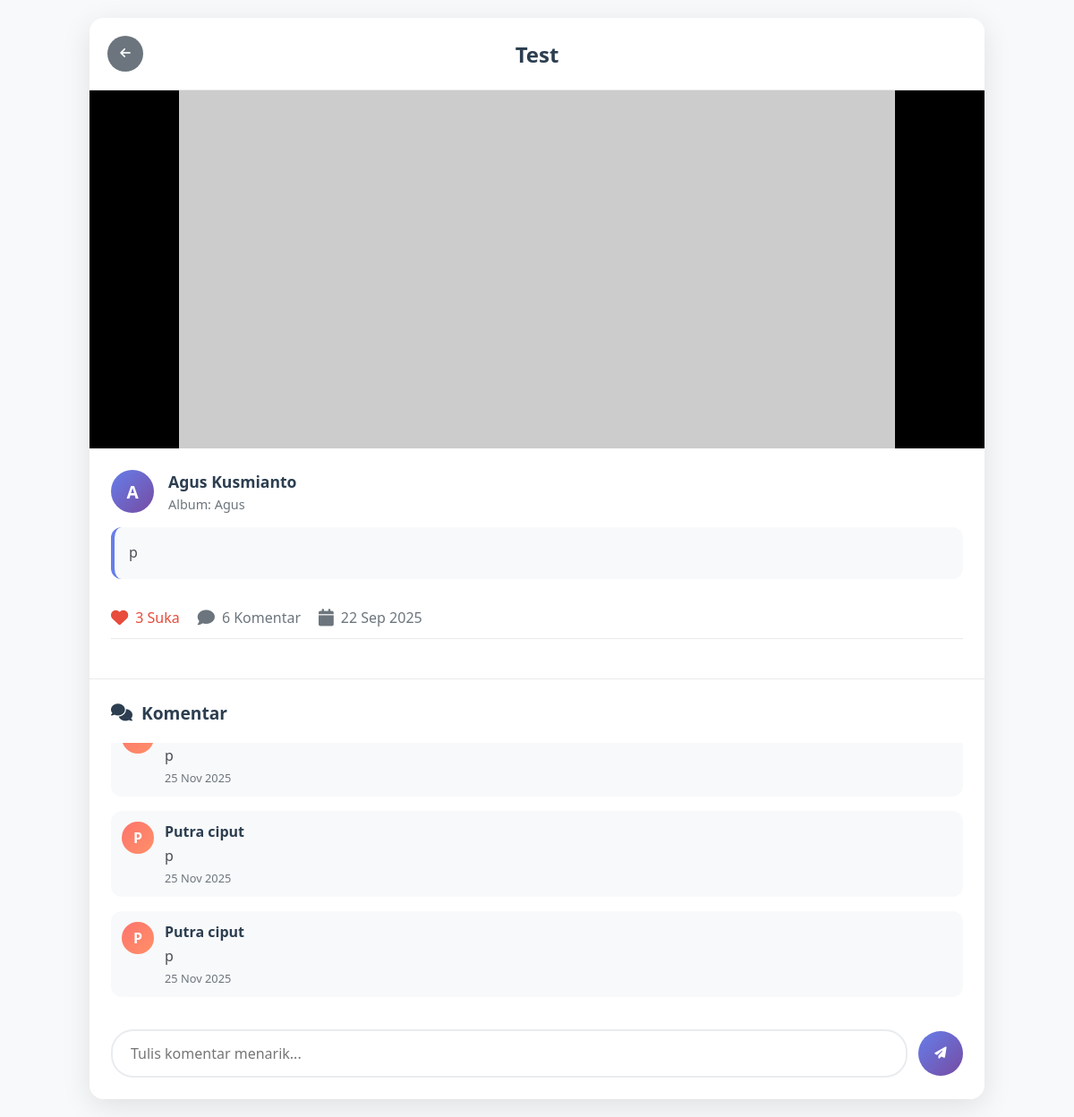
/frontend/sections/detaileFoto.php?id=13 (signed in), run on the app's committed database.
### tables this page shows
CREATE TABLE `gallery_foto` (
  `FotoID` int NOT NULL,
  `JudulFoto` varchar(255) DEFAULT NULL,
  `DeskripsiFoto` text,
  `TanggalUnggah` date DEFAULT (curdate()),
  `LokasiFile` varchar(255) NOT NULL,
  `AlbumID` int DEFAULT NULL,
  `UserID` int DEFAULT NULL,
  `IsPrivate` tinyint(1) NOT NULL DEFAULT '0'
);

CREATE TABLE `gallery_user` (
  `UserID` int NOT NULL,
  `Username` varchar(255) NOT NULL,
  `Password` varchar(255) NOT NULL,
  `Email` varchar(255) NOT NULL,
  `NamaLengkap` varchar(255) DEFAULT NULL,
  `Alamat` text
);

CREATE TABLE `gallery_album` (
  `AlbumID` int NOT NULL,
  `NamaAlbum` varchar(255) NOT NULL,
  `Deskripsi` text,
  `TanggalDibuat` date DEFAULT (curdate()),
  `UserID` int DEFAULT NULL
);

### frontend/sections/detaileFoto.php (the view, shortened to what this page needs)
<?php
include '../../config/connection.php';
$fotoId = intval($_GET['id']);
$qFoto = "SELECT
    t1.FotoID,
    t1.JudulFoto,
    t1.DeskripsiFoto,
    t1.LokasiFile,
    t1.TanggalUnggah,
    t2.NamaAlbum,
    t3.Username,
    t3.NamaLengkap
FROM gallery_foto AS t1
LEFT JOIN gallery_album AS t2 ON t1.AlbumID = t2.AlbumID
LEFT JOIN gallery_user AS t3 ON t1.UserID = t3.UserID
WHERE t1.FotoID = $fotoId";
$result = mysqli_query($connect, $qFoto);
$foto = mysqli_fetch_assoc($result);
$qKomentar = "SELECT
    t1.IsiKomentar,
    t1.TanggalKomentar,
    t2.Username,
    t2.NamaLengkap
FROM gallery_komentarfoto AS t1
LEFT JOIN gallery_user AS t2 ON t1.UserID = t2.UserID
WHERE t1.FotoID = $fotoId
ORDER BY t1.TanggalKomentar DESC";
$komentarResult = mysqli_query($connect, $qKomentar);
$qLikeCount = "SELECT COUNT(*) as total_like FROM gallery_likefoto WHERE FotoID = $fotoId";
$likeCountResult = mysqli_query($connect, $qLikeCount);
$likeCountData = mysqli_fetch_assoc($likeCountResult);
$total_like = $likeCountData['total_like'];
$lokasi_file = '../../storages/foto/' . $foto['LokasiFile'];
$nama_album = $foto['NamaAlbum'] ?? 'Tanpa Album';
$user_initials = strtoupper(substr($foto['NamaLengkap'] ?? $foto['Username'], 0, 1));
?>
<!DOCTYPE html>
<html lang="id">
<head>
    <link rel="stylesheet" href="https://cdnjs.cloudflare.com/ajax/libs/font-awesome/6.4.0/css/all.min.css">
</head>
<body>
    <div class="container">
        <div class="header">
            <button class="back-btn" onclick="goBack()">
                <i class="fas fa-arrow-left"></i>
            </button>
            <h1 class="photo-title"><?= htmlspecialchars($foto['JudulFoto']) ?></h1>
        </div>
        <div class="content">
            <div class="photo-container">
                <img src="<?= $lokasi_file ?>" alt="<?= htmlspecialchars($foto['JudulFoto']) ?>"
                     onerror="this.src='https://via.placeholder.com/800x400?text=Gambar+Tidak+Ditemukan'">
            </div>
            <div class="details">
                <div class="user-info">
                    <div class="avatar"><?= $user_initials ?></div>
                    <div class="user-details">
                        <div class="username"><?= htmlspecialchars($foto['NamaLengkap'] ?? $foto['Username']) ?></div>
                        <div class="album-info">Album: <?= htmlspecialchars($nama_album) ?></div>
                    </div>
                </div>
                <?php if (!empty($foto['DeskripsiFoto'])): ?>
                <div class="description">
                    <p><?= $foto['DeskripsiFoto'] ?></p>
                </div>
                <?php endif; ?>
                <div class="stats">
                    <div class="stat-item like-count">
                        <i class="fas fa-heart"></i>
                        <span><?= $total_like ?> Suka</span>
                    </div>
                    <div class="stat-item">
                        <i class="fas fa-comment"></i>
                        <span><?= mysqli_num_rows($komentarResult) ?> Komentar</span>
                    </div>
                    <div class="stat-item">
                        <i class="fas fa-calendar"></i>
                        <span><?= date('d M Y', strtotime($foto['TanggalUnggah'])) ?></span>
                    </div>
                </div>
            </div>
        </div>
        <div class="comments-section">
            <div class="comments-header">
                <i class="fas fa-comments"></i>
                <span>Komentar</span>
            </div>
            <div class="comments-list">
                <?php if (mysqli_num_rows($komentarResult) > 0): ?>
                    <?php
                    mysqli_data_seek($komentarResult, 0);
                    while ($komentar = mysqli_fetch_assoc($komentarResult)):
                        $comment_initials = strtoupper(substr($komentar['NamaLengkap'] ?? $komentar['Username'], 0, 1));
                        $comment_time = date('d M Y', strtotime($komentar['TanggalKomentar']));
                    ?>
                        <div class="comment">
                            <div class="comment-avatar"><?= $comment_initials ?></div>
                            <div class="comment-content">
                                <div class="comment-author"><?= htmlspecialchars($komentar['NamaLengkap'] ?? $komentar['Username']) ?></div>
                                <div class="comment-text"><?= htmlspecialchars($komentar['IsiKomentar']) ?></div>
                                <div class="comment-time"><?= $comment_time ?></div>
                            </div>
                        </div>
                    <?php endwhile; ?>
                <?php else: ?>
                    <div class="no-comments">
                        <p>Belum ada komentar. Jadilah yang pertama berkomentar!</p>
                    </div>
                <?php endif; ?>
            </div>
            <?php if (isset($_SESSION['user_id'])): ?>
                <form class="comment-form" action="../action/komentar.php" method="POST">
                    <input type="text" class="comment-input" name="isi_komentar" placeholder="Tulis komentar menarik..." required>
                    <button type="submit" class="send-btn">
                        <i class="fas fa-paper-plane"></i>
                    </button>
                </form>
            <?php else: ?>
                <div class="login-prompt">
                    <p><a href="../user/login.php">Login</a> untuk menambahkan komentar</p>
                </div>
            <?php endif; ?>
        </div>
    </div>
</body>
</html>

### frontend/sections/detaileFoto.php (style rules this page uses)
* { margin: 0; padding: 0; box-sizing: border-box; font-family: 'Segoe UI', Tahoma, Geneva, Verdana, sans-serif; }
body { background-color: #f8f9fa; color: #2c3e50; min-height: 100vh; display: flex; justify-content: center; align-items: center; padding: 20px; }
.container { background: white; border-radius: 16px; box-shadow: 0 8px 32px rgba(0, 0, 0, 0.1); overflow: hidden; max-width: 1000px; width: 100%; display: flex; flex-direction: column; }
.header { padding: 20px; border-bottom: 1px solid #eaeaea; display: flex; align-items: center; justify-content: space-between; background: white; }
.back-btn { background: #6c757d; color: white; border: none; width: 40px; height: 40px; border-radius: 50%; display: flex; align-items: center; justify-content: center; cursor: pointer; transition: background 0.3s ease; }
.photo-title { font-weight: 600; font-size: 1.5rem; color: #2c3e50; }
.content { display: flex; flex-direction: column; }
.photo-container { width: 100%; height: 400px; overflow: hidden; position: relative; background: #000; }
.photo-container img { width: 100%; height: 100%; object-fit: contain; }
.details { padding: 24px; background: white; }
.user-info { display: flex; align-items: center; margin-bottom: 16px; }
.avatar { width: 48px; height: 48px; border-radius: 50%; background: linear-gradient(135deg, #667eea 0%, #764ba2 100%); color: white; display: flex; align-items: center; justify-content: center; font-weight: bold; font-size: 1.2rem; margin-right: 16px; }
.user-details { flex: 1; }
.username { font-weight: 600; font-size: 1.1rem; color: #2c3e50; }
.album-info { color: #6c757d; font-size: 0.9rem; margin-top: 4px; }
.description { background: #f8f9fa; padding: 16px; border-radius: 12px; margin-bottom: 20px; border-left: 4px solid #667eea; }
.description p { line-height: 1.6; color: #495057; }
.stats { display: flex; align-items: center; gap: 20px; margin-bottom: 20px; padding: 12px 0; border-bottom: 1px solid #eaeaea; }
.stat-item { display: flex; align-items: center; gap: 8px; color: #6c757d; font-weight: 500; }
.stat-item i { font-size: 1.2rem; }
.like-count { color: #e74c3c; }
.comments-section { background: white; padding: 24px; border-top: 1px solid #eaeaea; }
.comments-header { font-weight: 600; font-size: 1.2rem; margin-bottom: 20px; color: #2c3e50; display: flex; align-items: center; gap: 10px; }
.comments-list { max-height: 300px; overflow-y: auto; margin-bottom: 20px; display: flex; flex-direction: column-reverse; }
.comment { display: flex; gap: 12px; margin-bottom: 16px; padding: 12px; background: #f8f9fa; border-radius: 12px; transition: background 0.3s ease; }
.comment-avatar { width: 36px; height: 36px; border-radius: 50%; background: linear-gradient(135deg, #fd746c 0%, #ff9068 100%); color: white; display: flex; align-items: center; justify-content: center; font-weight: bold; flex-shrink: 0; }
.comment-content { flex: 1; }
.comment-author { font-weight: 600; color: #2c3e50; margin-bottom: 4px; }
.comment-text { color: #495057; line-height: 1.5; margin-bottom: 4px; }
.comment-time { font-size: 0.8rem; color: #6c757d; }
.comment-form { display: flex; gap: 12px; align-items: center; }
.comment-input { flex: 1; padding: 14px 20px; border: 2px solid #e9ecef; border-radius: 25px; outline: none; font-size: 1rem; transition: border-color 0.3s ease; }
.send-btn { background: linear-gradient(135deg, #667eea 0%, #764ba2 100%); color: white; border: none; width: 50px; height: 50px; border-radius: 50%; cursor: pointer; display: flex; align-items: center; justify-content: center; transition: transform 0.3s ease; }

### data on the page
gallery_foto: JudulFoto "Test", UserID.NamaLengkap "A", UserID.NamaLengkap "Agus Kusmianto", AlbumID.NamaAlbum "Agus", DeskripsiFoto "p", TanggalUnggah "22 Sep 2025"

### other printed values
$total_like "3"
mysqli_num_rows($komentarResult) "6"
$comment_initials "P"
$komentar['NamaLengkap'] "Putra ciput"
$komentar['IsiKomentar'] "p"
$comment_time "25 Nov 2025"
